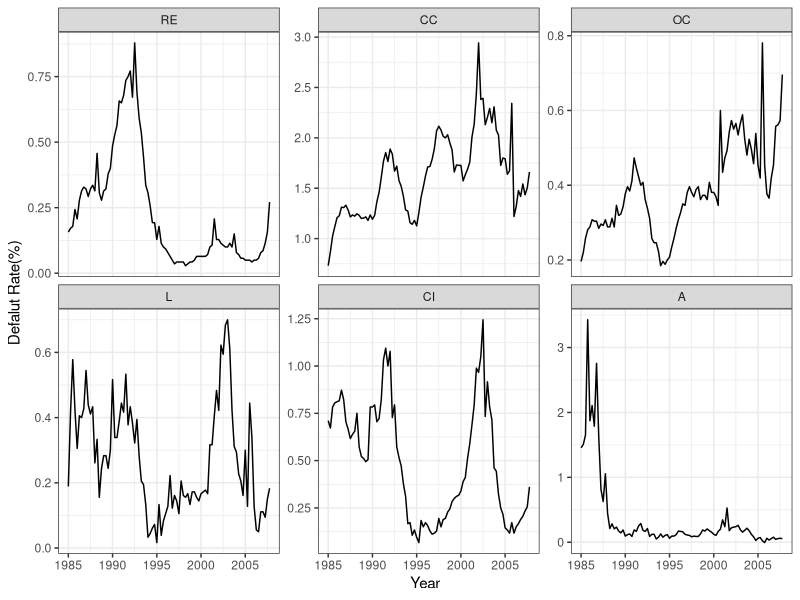
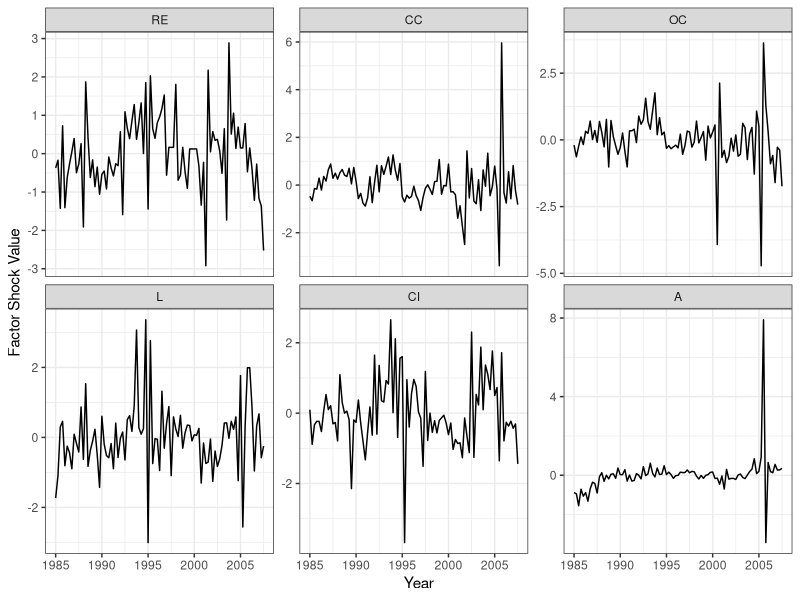

R code for these plots, in order:
## ---- chunk 1
knitr::opts_chunk$set(echo = TRUE,warning = FALSE,message = FALSE)

library(dplyr)
library(reshape2)
library(ggplot2)
theme_set(theme_bw())
## ---- chunk 2
charge_off_data <- read.table('data/N_FRB_CHGDEL.csv',encoding='utf-8',sep=',')


#ネット上とcsvで列の順番が違うので注意
repro_data <- charge_off_data[7:98,c(5,9,10,8,4,3)] %>% apply(2,as.numeric)
colnames(repro_data) <- c('RE','CC','OC','L','CI','A')
#各シリーズのLGD(Loss given defalut を除算) データが年率に変換されているのでそこも修正
LGD <- c(0.35,0.65,0.65,0.45,0.45,0.45)
co_data <- t(repro_data)/4/LGD
co_data <- ts(t(co_data), frequency = 4, start = c(1985,1))
#ちょっと強引に四半期時系列生成
date <- time(co_data) %>% c() %>% as.numeric()
ggplot(co_data %>% melt,aes(x=date[Var1],y=value))+geom_line()+
  facet_wrap(~Var2,scales="free_y",ncol=3)+
  xlab('Year')+ylab('Defalut Rate(%)')
colMeans(co_data)
sqrt(colMeans(co_data^2)-colMeans(co_data)^2)
## ---- chunk 3
co_data[co_data<0] <- 1e-10
## ---- chunk 4
pnorm_co_data <- qnorm(co_data/100)
## ---- chunk 5
Regression_on_constant <- {}
for(i in 1:6){
tmp <- data.frame(y = pnorm_co_data[,i])
fit <- lm(y ~ 0,data=tmp)
Regression_on_constant <- c(Regression_on_constant,list(summary(fit)))
}
## ---- chunk 6
Regression_residual_volatility <- sapply(Regression_on_constant,function(x)sqrt(var(x$residuals)))
## ---- chunk 7
factor_correlation <- c()
for(sd_2 in Regression_residual_volatility^2){
  f <- function (rho) sd_2 - rho/(1-rho)
  factor_correlation <- c(factor_correlation,uniroot(f,c(0,1-1e-10))$root)
}
un_defalut_rate <- c()
for(i in c(1:6)){
  f <- function (q) qnorm(q)/sqrt(1 - factor_correlation[i]) - colMeans(pnorm_co_data)[i]
  un_defalut_rate <- c(un_defalut_rate,uniroot(f,c(0,1-1e-10))$root)
}
## ---- chunk 8
table_1 <- t(data.frame(Regression_residual_volatility*100,factor_correlation*100,0,un_defalut_rate*100,0))
colnames(table_1) <-  c('RE','CC','OC','L','CI','A')
rownames(table_1) <- c('Regression_residual_volatility(%)','factor_correlation(%)','std_error_rho(%)','un_defalut_rate(%)','std_error_q(%)')
table_1
## ---- chunk 9
Regression_on_constant <- {}
for(i in 1:6){
tmp <- data.frame(y = pnorm_co_data[2:92,i],x = pnorm_co_data[1:91,i])
fit <- lm(y ~ x ,data=tmp)
Regression_on_constant <- c(Regression_on_constant,list(summary(fit)))
}
## ---- chunk 10
Regression_residual_volatility <- sapply(Regression_on_constant,function(x)sqrt(var(x$residuals)))
beta_ <- sapply(Regression_on_constant,function(x) x$coefficients['x','Estimate']^2)
beta_error <- sapply(Regression_on_constant,function(x) x$coefficients['x','Std. Error'])
factor_correlation <- c()
for(i in 1:6){
  f <- function (rho) sqrt((Regression_residual_volatility[i]^2 - rho*(1-beta_[i])/(1-rho))^2)
  factor_correlation <- c(factor_correlation,optimize(f,c(0,1-1e-10))$minimum)
}
un_defalut_rate <- c()
for(i in c(1:6)){
  f <- function(q)
    -sum(log(dnorm((
      pnorm_co_data[2:92,i]-
        sqrt(beta_[i])*pnorm_co_data[1:91,i]-
        ((1-sqrt(beta_[i]))/sqrt(1-factor_correlation[i]))*qnorm(q))
      )))
  un_defalut_rate <- c(un_defalut_rate,optimize(f, c(0+1e-10,1-1e-10), tol = 0.0001)$minimum)
}

table_2 <- t(data.frame(Regression_residual_volatility*100,factor_correlation*100,0,un_defalut_rate*100,0,beta_*100,beta_error*100))
colnames(table_2) <-  c('RE','CC','OC','L','CI','A')
rownames(table_2) <- c('Regression_residual_volatility(%)','factor_correlation(%)','std_error_rho(%)','un_defalut_rate(%)','std_error_q(%)','beta(%)','std_error_beta(%)')
table_2
## ---- chunk 11
X_t<- t((qnorm(un_defalut_rate)-sqrt(1-factor_correlation)*t(pnorm_co_data))/sqrt(factor_correlation))
plot_d <- t((t(X_t[2:92,])-sqrt(beta_)*t(X_t[1:91,]))/sqrt(1-beta_))


data.frame(dt=date[-length(date)],plot_d) %>% melt(id='dt') %>% ggplot(aes(x=dt,y=value)) + geom_line() + facet_wrap(~variable,ncol=3,scales = 'free_y') + xlab('Year') + ylab('Factor Shock Value')
